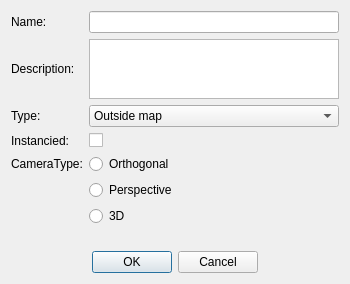
<?xml version="1.0" encoding="UTF-8"?>
<ui version="4.0">
 <class>DialogAddMap</class>
 <widget class="QDialog" name="DialogAddMap">
  <property name="geometry">
   <rect>
    <x>0</x>
    <y>0</y>
    <width>350</width>
    <height>284</height>
   </rect>
  </property>
  <property name="windowTitle">
   <string>Add New Map</string>
  </property>
  <property name="modal">
   <bool>true</bool>
  </property>
  <layout class="QGridLayout" name="gridLayout">
   <item row="11" column="0">
    <widget class="QLabel" name="label_cameratype">
     <property name="text">
      <string>CameraType:</string>
     </property>
    </widget>
   </item>
   <item row="0" column="0">
    <widget class="QLabel" name="label_mapname_t">
     <property name="text">
      <string>Name:</string>
     </property>
    </widget>
   </item>
   <item row="1" column="1">
    <spacer name="verticalSpacer_3">
     <property name="orientation">
      <enum>Qt::Vertical</enum>
     </property>
     <property name="sizeType">
      <enum>QSizePolicy::Preferred</enum>
     </property>
     <property name="sizeHint" stdset="0">
      <size>
       <width>230</width>
       <height>0</height>
      </size>
     </property>
    </spacer>
   </item>
   <item row="2" column="0">
    <widget class="QLabel" name="label_mapdescription">
     <property name="text">
      <string>Description:</string>
     </property>
    </widget>
   </item>
   <item row="2" column="1">
    <widget class="QTextEdit" name="textEdit_map_description">
     <property name="maximumSize">
      <size>
       <width>16777215</width>
       <height>60</height>
      </size>
     </property>
    </widget>
   </item>
   <item row="3" column="1">
    <spacer name="verticalSpacer_5">
     <property name="orientation">
      <enum>Qt::Vertical</enum>
     </property>
     <property name="sizeType">
      <enum>QSizePolicy::Preferred</enum>
     </property>
     <property name="sizeHint" stdset="0">
      <size>
       <width>230</width>
       <height>0</height>
      </size>
     </property>
    </spacer>
   </item>
   <item row="4" column="0">
    <widget class="QLabel" name="label_mapType">
     <property name="text">
      <string>Type:</string>
     </property>
    </widget>
   </item>
   <item row="4" column="1">
    <widget class="QComboBox" name="comboBox_maptype">
     <item>
      <property name="text">
       <string>Outside map</string>
      </property>
      <property name="icon">
       <iconset resource="editor.qrc">
        <normaloff>:/Editor/Resources/icons/PNG/onebit_16.png</normaloff>:/Editor/Resources/icons/PNG/onebit_16.png</iconset>
      </property>
     </item>
     <item>
      <property name="text">
       <string>Inside map</string>
      </property>
      <property name="icon">
       <iconset resource="editor.qrc">
        <normaloff>:/Editor/Resources/icons/PNG/onebit_01.png</normaloff>:/Editor/Resources/icons/PNG/onebit_01.png</iconset>
      </property>
     </item>
    </widget>
   </item>
   <item row="5" column="1">
    <spacer name="verticalSpacer_6">
     <property name="orientation">
      <enum>Qt::Vertical</enum>
     </property>
     <property name="sizeType">
      <enum>QSizePolicy::Preferred</enum>
     </property>
     <property name="sizeHint" stdset="0">
      <size>
       <width>230</width>
       <height>0</height>
      </size>
     </property>
    </spacer>
   </item>
   <item row="6" column="0">
    <widget class="QLabel" name="label_mapinstancied">
     <property name="text">
      <string>Instancied:</string>
     </property>
    </widget>
   </item>
   <item row="6" column="1">
    <widget class="QCheckBox" name="checkBox_map_instancied">
     <property name="text">
      <string/>
     </property>
    </widget>
   </item>
   <item row="7" column="1">
    <spacer name="verticalSpacer_7">
     <property name="orientation">
      <enum>Qt::Vertical</enum>
     </property>
     <property name="sizeType">
      <enum>QSizePolicy::Preferred</enum>
     </property>
     <property name="sizeHint" stdset="0">
      <size>
       <width>230</width>
       <height>0</height>
      </size>
     </property>
    </spacer>
   </item>
   <item row="18" column="0" colspan="2">
    <widget class="QDialogButtonBox" name="buttonBox">
     <property name="orientation">
      <enum>Qt::Horizontal</enum>
     </property>
     <property name="standardButtons">
      <set>QDialogButtonBox::Cancel|QDialogButtonBox::Ok</set>
     </property>
     <property name="centerButtons">
      <bool>true</bool>
     </property>
    </widget>
   </item>
   <item row="17" column="1">
    <spacer name="verticalSpacer">
     <property name="orientation">
      <enum>Qt::Vertical</enum>
     </property>
     <property name="sizeHint" stdset="0">
      <size>
       <width>20</width>
       <height>40</height>
      </size>
     </property>
    </spacer>
   </item>
   <item row="0" column="1">
    <widget class="QLineEdit" name="lineEdit_mapname"/>
   </item>
   <item row="15" column="1">
    <widget class="QRadioButton" name="radioButton_camtype_3d">
     <property name="text">
      <string>3D</string>
     </property>
    </widget>
   </item>
   <item row="14" column="1">
    <widget class="QRadioButton" name="radioButton_camtype_persp">
     <property name="text">
      <string>Perspective</string>
     </property>
    </widget>
   </item>
   <item row="11" column="1">
    <widget class="QRadioButton" name="radioButton_camtype_ortho">
     <property name="text">
      <string>Orthogonal</string>
     </property>
    </widget>
   </item>
  </layout>
 </widget>
 <tabstops>
  <tabstop>lineEdit_mapname</tabstop>
  <tabstop>textEdit_map_description</tabstop>
  <tabstop>comboBox_maptype</tabstop>
  <tabstop>checkBox_map_instancied</tabstop>
  <tabstop>radioButton_camtype_ortho</tabstop>
  <tabstop>radioButton_camtype_persp</tabstop>
  <tabstop>radioButton_camtype_3d</tabstop>
  <tabstop>buttonBox</tabstop>
 </tabstops>
 <resources>
  <include location="editor.qrc"/>
 </resources>
 <connections>
  <connection>
   <sender>buttonBox</sender>
   <signal>rejected()</signal>
   <receiver>DialogAddMap</receiver>
   <slot>reject()</slot>
   <hints>
    <hint type="sourcelabel">
     <x>316</x>
     <y>260</y>
    </hint>
    <hint type="destinationlabel">
     <x>286</x>
     <y>274</y>
    </hint>
   </hints>
  </connection>
 </connections>
</ui>
